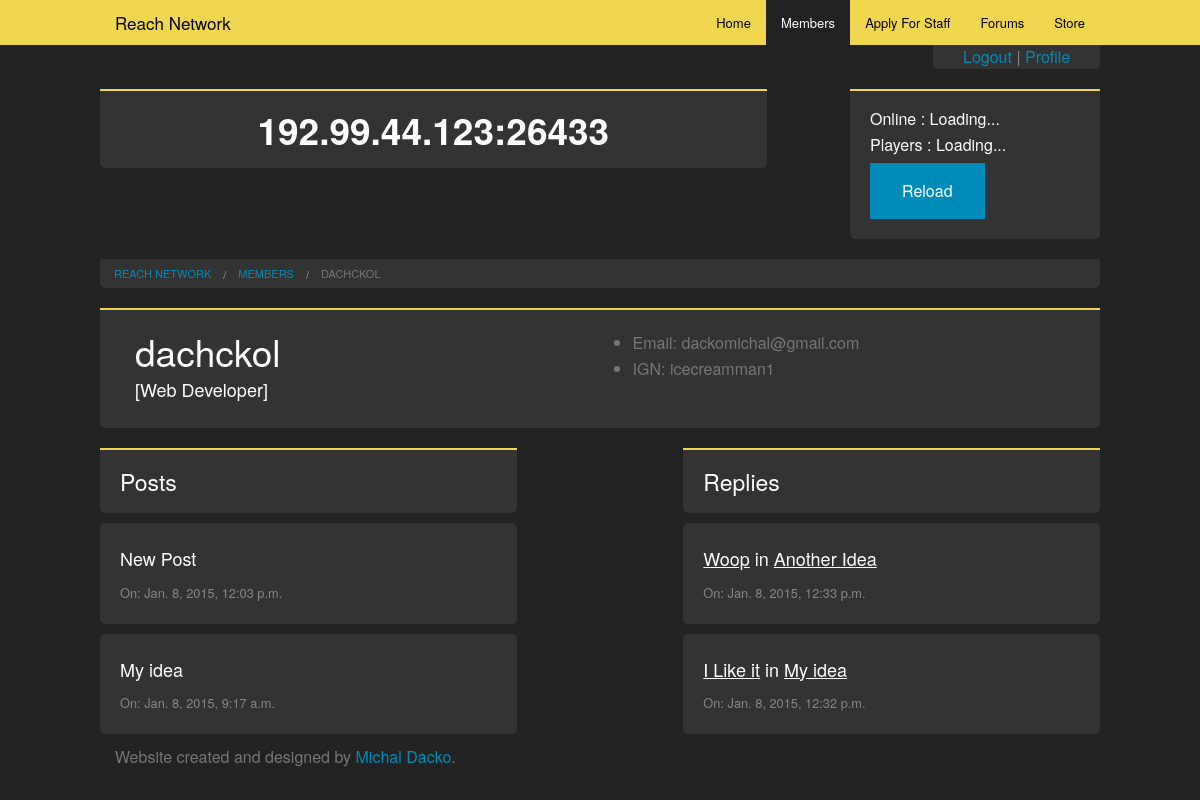
Page /members/dachckol/ (signed in) on the committed database.
### members/models.py (models this page shows, shortened)
class Member(models.Model):
    user = models.OneToOneField(User)
    title = models.CharField(max_length=100, blank=True)
    ign = models.CharField(max_length=100)

### forums/models.py (models this page shows, shortened)
class Post(models.Model):
    title = models.CharField(max_length=200)
    text = models.TextField()
    topic = models.ForeignKey(Topic, null=True, blank=True)
    author = models.ForeignKey(Member, null=True, blank=True)
    date = models.DateTimeField("date published", null=True, blank=True)
    lastUpdated = models.DateTimeField("last updated", null=True, blank=True)

class Reply(models.Model):
    title = models.CharField(max_length=200)
    text = models.TextField()
    author = models.ForeignKey(Member, null=True, blank=True)
    post = models.ForeignKey(Post, null=True, blank=True)
    date = models.DateTimeField("date published", null=True, blank=True)

### members/views.py (the view)
# urls.py: url(r'^(?P<username>\w+)/$', 'members.views.profile'),
def profile(request, username):
    user = User.objects.get(username=username)
    member = Member.objects.get(user=user)
    posts = Post.objects.filter(author=member).order_by("-date")
    replies = Reply.objects.filter(author=member).order_by("-date")
    context = {"member": member, "posts": posts,
               "replies": replies}
    if request.method == "POST":
        form = NewPasswordForm(request.POST)
        if not form.is_valid():
            context.update({"form": form})
            return render_to_response("profile.html", context, context_instance=RequestContext(request))
        password = form.cleaned_data["password"]
        if request.user.is_authenticated and request.user == user:
            user.set_password(password)
            user.save()
            return HttpResponseRedirect("/members/logout")
        else:
            return HttpResponseRedirect("/members/" + username)
    else:
        form = NewPasswordForm()
        context.update({"form": form})
        return render_to_response("profile.html", context, context_instance=RequestContext(request))

### members/templates/profile.html (shortened to what this page needs)
{% extends "base.html" %}
{% block content %}
        <div class="row">
            <ul class="breadcrumbs">
                <li><a href="/">Reach Network</a></li>
                <li><a href="/members">Members</a></li>
                <li class="current"><a href="#">{{member.user.username}}</a></li>
            </ul>
        </div>
        <div class="row panel">
            <div class="small-12 medium-6 columns">
                <h2>{{member.user.username}}</h2>
                <h5>[{{member.title}}]</h5>
            </div>
            <div class="small-12 medium-6 columns">
            {% if user.is_authenticated %}
                <ul>
                    <li>Email: {{member.user.email}}</li>
                    <li>IGN: {{member.ign}}</li>
                </ul>
            {% else %}
                <p><a href="/members/login">Log in</a> to see this content</p>
            {% endif %}
            </div>
        </div>
        <div class="row">
            <div class="small-12 medium-5 columns">
                <div class="row panel">
                    <h4>Posts</h4>
                </div>
                {% for p in posts %}
                <div class="row forumItem" data-url="/forums/{{p.topic.title}}/{{p.id}}">
                    <h5>{{p.title}}</h5>
                    <small>On: {{p.date}}</small>
                </div>
                {% endfor %}
            </div>
            <div class="small-12 medium-5 columns">
                <div class="row panel">
                    <h4>Replies</h4>
                </div>
                {% for r in replies %}
                <div class="row forumItem" data-url="/forums/{{r.post.topic.title}}/{{r.post.id}}">
                    <h5><u>{{r.title}}</u> in <u>{{r.post.title}}</u></h5>
                    <small>On: {{r.date}}</small>
                </div>
                {% endfor %}
            </div>
        </div>
{% endblock %}

### static/css/app.css (style rules this page uses)
body { background: #222222; }
.panel { background: #333 !important; border-width: 0px !important; border-bottom-left-radius: 5px !important; border-bottom-right-radius: 5px !important; border-top: #F0D64E solid 2px !important; color: #888 !important; }
#account, .breadcrumbs { background: #333 !important; border-width: 0px !important; border-bottom-left-radius: 5px !important; border-bottom-right-radius: 5px !important; color: #888 !important; text-align: center; }
.forumItem, .forumReplyItem { padding: 20px; margin-top: 10px !important; margin-bottom: 10px !important; background: #333 !important; border-width: 0px !important; border-radius: 5px !important; color: #888 !important; }
p, label, p,li, li.current a { color: #777 !important; }
h2, h1, h3, h4, h5, h6 { color: white ! important; }

### rows in the picture
Member: user.username "DACHCKOL", user.username "dachckol", title "Web Developer", user.email "dackomichal@gmail.com", ign "icecreamman1"
Post: title "New Post", date "Jan. 8, 2015, 12:03 p.m."
Post: title "My idea", date "Jan. 8, 2015, 9:17 a.m."
Reply: title "Woop", post "Another Idea", date "Jan. 8, 2015, 12:33 p.m."
Reply: title "I Like it", post "My idea", date "Jan. 8, 2015, 12:32 p.m."
